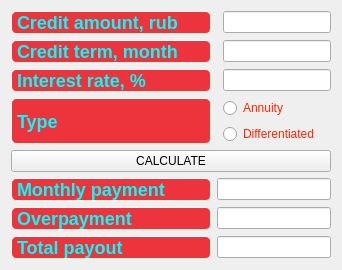
      <widget class="QWidget" name="Credit_calc">
       <attribute name="title">
        <string>Credit calc</string>
       </attribute>
       <layout class="QGridLayout" name="gridLayout_3">
        <item row="2" column="2">
         <widget class="QLineEdit" name="inp_persent">
          <property name="maxLength">
           <number>256</number>
          </property>
         </widget>
        </item>
        <item row="7" column="0">
         <widget class="QLabel" name="label_10">
          <property name="styleSheet">
           <string notr="true">background-color: rgb(237, 51, 59);
	color: rgb(0, 253, 255);
     border-style: outset;
     border-width: 1px;
     border-radius: 5px;
     border-color: beige;
     font: bold 18px;


</string>
          </property>
          <property name="text">
           <string>Overpayment</string>
          </property>
         </widget>
        </item>
        <item row="0" column="2">
         <widget class="QLineEdit" name="inp_amount">
          <property name="maxLength">
           <number>256</number>
          </property>
         </widget>
        </item>
        <item row="3" column="2">
         <widget class="QRadioButton" name="annuity">
          <property name="styleSheet">
           <string notr="true">color: rgb(255, 38, 0)</string>
          </property>
          <property name="text">
           <string>Annuity</string>
          </property>
         </widget>
        </item>
        <item row="3" column="0" rowspan="2">
         <widget class="QLabel" name="label_8">
          <property name="styleSheet">
           <string notr="true">background-color: rgb(237, 51, 59);
	color: rgb(0, 253, 255);
     border-style: outset;
     border-width: 1px;
     border-radius: 5px;
     border-color: beige;
     font: bold 18px;


</string>
          </property>
          <property name="text">
           <string>Type</string>
          </property>
         </widget>
        </item>
        <item row="1" column="0">
         <widget class="QLabel" name="label_6">
          <property name="minimumSize">
           <size>
            <width>200</width>
            <height>0</height>
           </size>
          </property>
          <property name="styleSheet">
           <string notr="true">background-color: rgb(237, 51, 59);
	color: rgb(0, 253, 255);
     border-style: outset;
     border-width: 1px;
     border-radius: 5px;
     border-color: beige;
     font: bold 18px;


</string>
          </property>
          <property name="text">
           <string>Credit term, month</string>
          </property>
         </widget>
        </item>
        <item row="0" column="0">
         <widget class="QLabel" name="label_5">
          <property name="minimumSize">
           <size>
            <width>200</width>
            <height>0</height>
           </size>
          </property>
          <property name="styleSheet">
           <string notr="true">background-color: rgb(237, 51, 59);
	color: rgb(0, 253, 255);
     border-style: outset;
     border-width: 1px;
     border-radius: 5px;
     border-color: beige;
     font: bold 18px;


</string>
          </property>
          <property name="text">
           <string>Credit amount, rub</string>
          </property>
         </widget>
        </item>
        <item row="1" column="2">
         <widget class="QLineEdit" name="inp_term">
          <property name="maxLength">
           <number>256</number>
          </property>
         </widget>
        </item>
        <item row="2" column="0">
         <widget class="QLabel" name="label_7">
          <property name="minimumSize">
           <size>
            <width>200</width>
            <height>0</height>
           </size>
          </property>
          <property name="styleSheet">
           <string notr="true">background-color: rgb(237, 51, 59);
	color: rgb(0, 253, 255);
     border-style: outset;
     border-width: 1px;
     border-radius: 5px;
     border-color: beige;
     font: bold 18px;


</string>
          </property>
          <property name="text">
           <string>Interest rate, %</string>
          </property>
         </widget>
        </item>
        <item row="4" column="2">
         <widget class="QRadioButton" name="differentiated">
          <property name="styleSheet">
           <string notr="true">color: rgb(255, 38, 0)</string>
          </property>
          <property name="text">
           <string>Differentiated</string>
          </property>
         </widget>
        </item>
        <item row="5" column="0" colspan="3">
         <widget class="QPushButton" name="but_credit">
          <property name="text">
           <string>CALCULATE</string>
          </property>
         </widget>
        </item>
        <item row="6" column="0">
         <widget class="QLabel" name="label_9">
          <property name="styleSheet">
           <string notr="true">background-color: rgb(237, 51, 59);
	color: rgb(0, 253, 255);
     border-style: outset;
     border-width: 1px;
     border-radius: 5px;
     border-color: beige;
     font: bold 18px;


</string>
          </property>
          <property name="text">
           <string>Monthly payment</string>
          </property>
         </widget>
        </item>
        <item row="8" column="0">
         <widget class="QLabel" name="label_11">
          <property name="styleSheet">
           <string notr="true">background-color: rgb(237, 51, 59);
	color: rgb(0, 253, 255);
     border-style: outset;
     border-width: 1px;
     border-radius: 5px;
     border-color: beige;
     font: bold 18px;


</string>
          </property>
          <property name="text">
           <string>Total payout</string>
          </property>
         </widget>
        </item>
        <item row="6" column="1" colspan="2">
         <widget class="QLineEdit" name="out_payment">
          <property name="readOnly">
           <bool>true</bool>
          </property>
         </widget>
        </item>
        <item row="7" column="1" colspan="2">
         <widget class="QLineEdit" name="out_overpayment">
          <property name="readOnly">
           <bool>true</bool>
          </property>
         </widget>
        </item>
        <item row="8" column="1" colspan="2">
         <widget class="QLineEdit" name="out_total">
          <property name="readOnly">
           <bool>true</bool>
          </property>
         </widget>
        </item>
       </layout>
      </widget>
